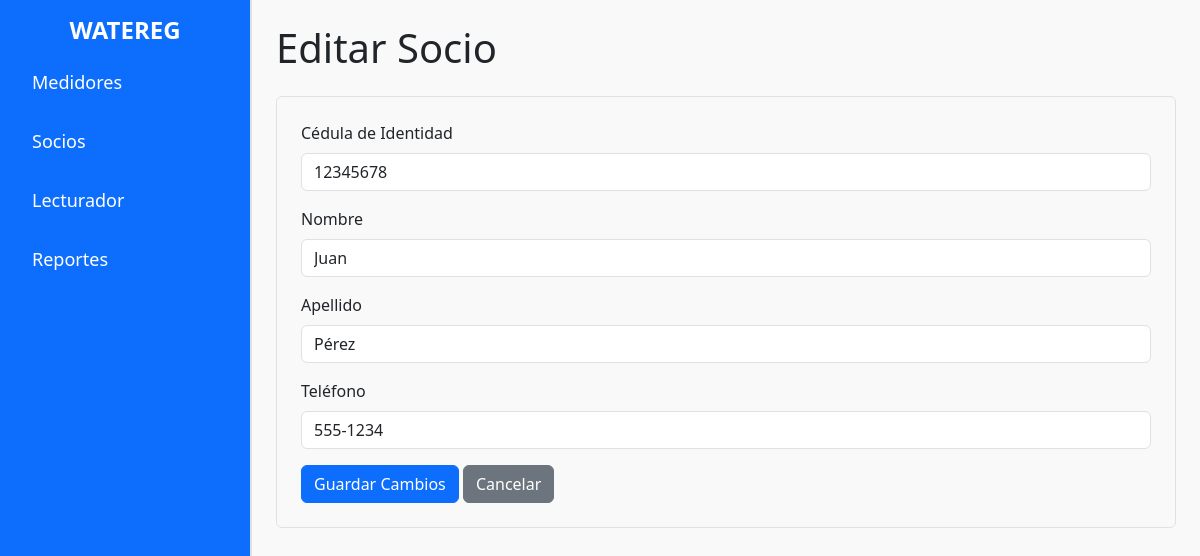
Before: /editar_socio.php?id=1 with the older database file.
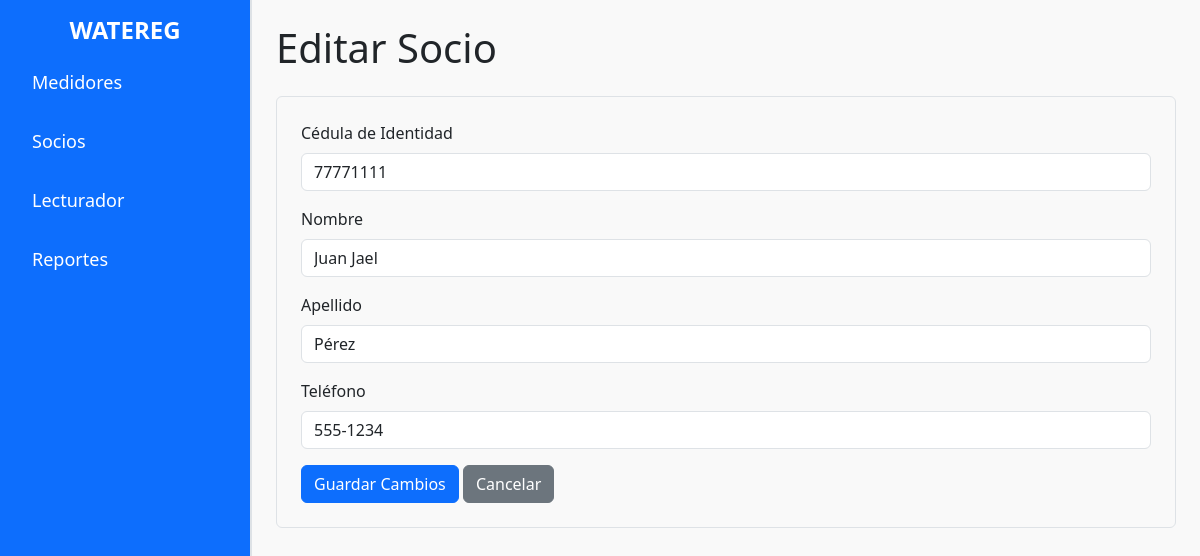
After: the same page with the newer database file.
### tables this page shows
CREATE TABLE `socio` (
  `id_socio` bigint(20) NOT NULL,
  `ci` varchar(255) DEFAULT NULL,
  `nombre` varchar(255) DEFAULT NULL,
  `apellido` varchar(255) DEFAULT NULL,
  `telefono` varchar(255) DEFAULT NULL,
  `fecha_registro` date DEFAULT NULL
);

### editar_socio.php (the view, shortened to what this page needs)
<?php
include 'conexion.php';
$id_socio = isset($_GET['id']) ? (int)$_GET['id'] : 0;
$sql_socio = "SELECT * FROM socio WHERE id_socio = ?";
$stmt = $conexion->prepare($sql_socio);
$stmt->bind_param('i', $id_socio);
$stmt->execute();
$resultado = $stmt->get_result();
$socio = $resultado->fetch_assoc();
?>
<!DOCTYPE html>
<html lang="es">
<head>
    <link rel="stylesheet" href="css/bootstrap.min.css">
    <link rel="stylesheet" href="css/styles.css">
</head>
<body>
    <div class="d-flex">
        <div class="sidebar bg-primary text-white p-3">
            <h2 class="sidebar-title">WATEREG</h2>
            <ul class="nav flex-column">
                <li class="nav-item">
                    <a class="nav-link text-white" href="index.php">Medidores</a>
                </li>
                <li class="nav-item">
                    <a class="nav-link text-white" href="socios.php">Socios</a>
                </li>
                <li class="nav-item">
                    <a class="nav-link text-white" href="lecturador.php">Lecturador</a>
                </li>
                <li class="nav-item">
                    <a class="nav-link text-white" href="pagos.php">Reportes</a>
                </li>
            </ul>
        </div>
        <div class="content flex-grow-1 p-4">
            <h1 class="mb-4">Editar Socio</h1>
            <?php if ($socio): ?>
                <form method="POST" action="editar_socio.php?id=<?= $id_socio ?>" class="p-4 border rounded">
                    <div class="mb-3">
                        <label for="ci" class="form-label">Cédula de Identidad</label>
                        <input type="text" class="form-control" id="ci" name="ci" value="<?= htmlspecialchars($socio['ci']) ?>" required>
                    </div>
                    <div class="mb-3">
                        <label for="nombre" class="form-label">Nombre</label>
                        <input type="text" class="form-control" id="nombre" name="nombre" value="<?= htmlspecialchars($socio['nombre']) ?>" required>
                    </div>
                    <div class="mb-3">
                        <label for="apellido" class="form-label">Apellido</label>
                        <input type="text" class="form-control" id="apellido" name="apellido" value="<?= htmlspecialchars($socio['apellido']) ?>" required>
                    </div>
                    <div class="mb-3">
                        <label for="telefono" class="form-label">Teléfono</label>
                        <input type="text" class="form-control" id="telefono" name="telefono" value="<?= htmlspecialchars($socio['telefono']) ?>" required>
                    </div>
                    <button type="submit" class="btn btn-primary">Guardar Cambios</button>
                    <a href="informacion_socio.php?id=<?= $id_socio ?>" class="btn btn-secondary">Cancelar</a>
                </form>
            <?php else: ?>
                <p class="text-danger">Socio no encontrado.</p>
                <a href="socios.php" class="btn btn-primary">Volver</a>
            <?php endif; ?>
        </div>
    </div>
</body>
</html>

Changed rows visible on the page:
changed socio "Pérez": ci "12345678" → "77771111"; nombre "Juan" → "Juan Jael"
